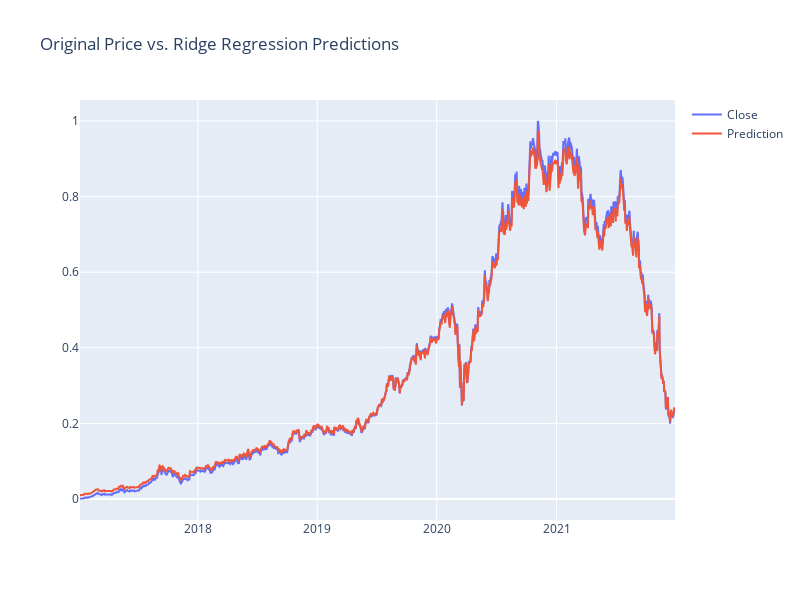

The code cell stored with this chart in its notebook:
### Code cell
# Previsão de preço
predicted_price = model.predict(X)

# adicionando os valores previstos em uma lista
Predicted = []
for i in predicted_price:
    Predicted.append(i[0])

# adicionando os valores de fechamento ('Close') em uma lista
close = []
for i in scaled_df:
    close.append(i[0])

df_predicted = stock[['Date']]

df_predicted['Close'] = close

df_predicted['Prediction'] = Predicted

# Plotando os dados
interactive_plot(df_predicted, 'Original Price vs. Ridge Regression Predictions')

### Figure 1 — Plotly figure (JSON) as saved in the notebook; plotly's stock layout.template omitted (floating-point values rounded to 4 significant figures; data arrays with more than 128 entries replaced by an {"elided": "..."} marker saying what was removed)
{"data": [{"name": "Close", "type": "scatter", "x": {"elided": "1238 str values"}, "y": {"elided": "1238 float values"}}, {"name": "Prediction", "type": "scatter", "x": {"elided": "1238 str values"}, "y": {"elided": "1238 float values"}}], "layout": {"height": 600, "legend": {"tracegroupgap": 0}, "title": {"text": "Original Price vs. Ridge Regression Predictions"}, "width": 800, "xaxis": {"anchor": "y", "autorange": true, "domain": [0, 1], "range": ["2017-01-06", "2021-12-29"], "type": "date"}, "yaxis": {"anchor": "x", "autorange": true, "domain": [0, 1], "range": [-0.05556, 1.056], "type": "linear"}}}
